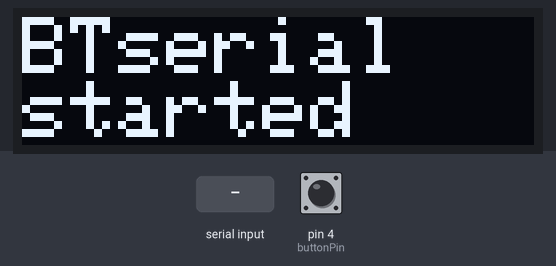
The sketch below on a simulated Arduino Uno, built with avr-gcc and run on an emulated ATmega328P. Shown: 128×32 one-colour display. The inputs (shaded band) are chosen by the test bench; at power-on: pin 4 (buttonPin) HIGH. What the sketch prints to the serial monitor is not drawn.

Above: at 0.1 s.
3.3 s: "1\n" received over Serial
At 5.0 s:
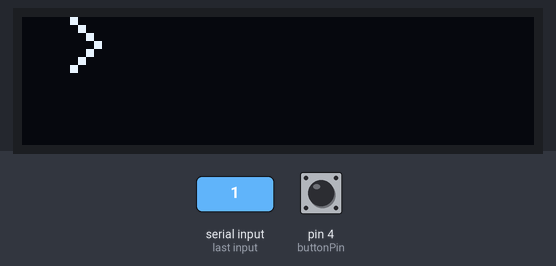
7.7 s: pin 4 (buttonPin) pulled LOW for 1 s
At 9.1 s:
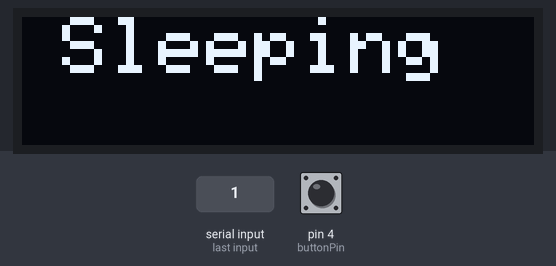
12.1 s: pin 4 (buttonPin) pulled LOW for 3.2 s
At 14.1 s:
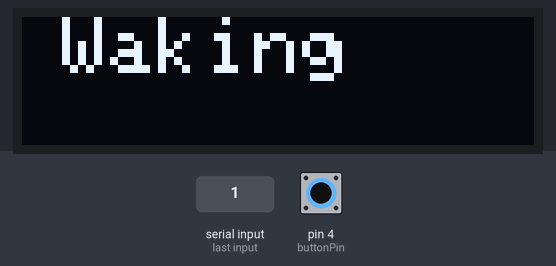
16.8 s: "0\n" received over the second serial link
At 18.6 s:
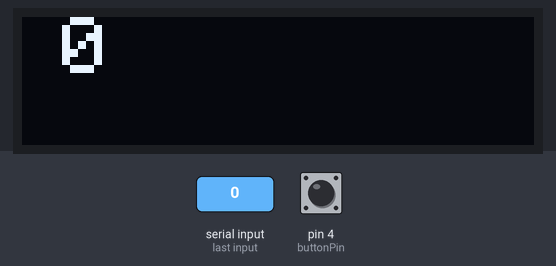
20.7 s: "2\n" received over Serial
At 24.9 s:
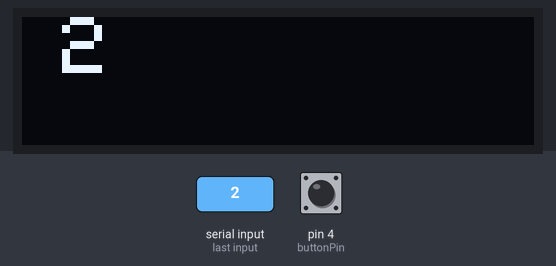
Timing chart, 0 to 26.4 s (numbered marks = the images above; inputs shaded):
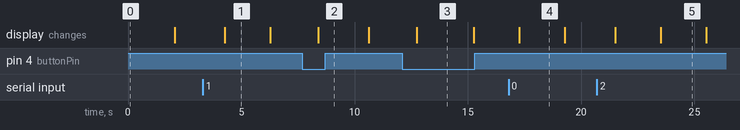

Measured:
- after the input at 3.3 s, the display: changes after 0.97 s (image 1)
- after the input at 7.7 s, the display: changes after 0.70 s (image 2)
- after the input at 12.1 s, the display: changes after 0.65 s (image 3)
- after the input at 16.8 s, the display: changes after 0.48 s (image 4)
- after the input at 20.7 s, the display: first changes after 0.81 s (image 5 shows a later state)
- what the display in image 1 shows lasts 2.0 s, from 4.3 s to 6.3 s
- what the display in image 3 shows lasts 2.6 s, from 12.7 s to 15.3 s

The sketch:

Obj4Periph.ino
```cpp
#include <AltSoftSerial.h>
#include <SPI.h>
#include <Wire.h>
#include <Adafruit_GFX.h>
#include <Adafruit_SSD1306.h>

#define SCREEN_WIDTH 128 // OLED display width, in pixels
#define SCREEN_HEIGHT 32 // OLED display height, in pixels

// Declaration for an SSD1306 display connected to I2C (SDA, SCL pins)
#define OLED_RESET     4 // Reset pin # (or -1 if sharing Arduino reset pin)
Adafruit_SSD1306 display(SCREEN_WIDTH, SCREEN_HEIGHT, &Wire, OLED_RESET);
AltSoftSerial BTserial;

char c=' ';
bool isOn=true;
int lastButtonState = LOW;
int buttonState = LOW;
bool NL = true;
long lastButtonPress = 0;
const int buttonPin = 4;
bool didDisplay=false;
String message="";

void setup() {
  Serial.begin(9600);
  BTserial.begin(9600);

  // SSD1306_SWITCHCAPVCC = generate display voltage from 3.3V internally
  if(!display.begin(SSD1306_SWITCHCAPVCC, 0x3C)) { // Address 0x3C for 128x32
    Serial.println(F("SSD1306 allocation failed"));
    for(;;); // Don't proceed, loop forever
  }

  display.clearDisplay();

  display.setTextSize(2);
  display.setTextColor(WHITE);
  Serial.write("TEST");
  display.println(F("BTserial\nstarted"));
  display.display();
  Serial.print("BTserial started\n");
  delay(2000);
}

void loop() {
  // Read from the Bluetooth module and send to the Arduino Serial Monitor
  if (BTserial.available())
  {
        c = BTserial.read();
        message+=c;
        Serial.write(c);

  }

  // Read from the Serial Monitor and send to the Bluetooth module
  else if (Serial.available())
  {
        c = Serial.read();
        message+=c;

        // do not send line end characters to the HM-10
        if (c!=10 & c!=13 )
        {
            BTserial.write(c);
        }


        // Copy the user input to the main window, as well as the Bluetooth module
        // If there is a new line print the ">" character.
        if (NL)
        {
            Serial.print("\r\n>");
            delay(200);
            display.clearDisplay();
            display.setCursor(10, 0);
            display.println((">"));
            display.display();
            delay(2000);
            NL = false;
        }
        Serial.write(c);
        if (c==10)
        {
            NL = true;
        }
  }else{
        display.clearDisplay();
        display.setCursor(10, 0);
        display.println((message));
        display.display();
        delay(2000);
        message="";
  }
  if(!digitalRead(buttonPin)){
    delay(100);
    isOn=isOn==0?1:0;
        if(isOn){
          Serial.println("Waking up!\n");
          display.clearDisplay();
          display.setCursor(10, 0);
          display.println(F("Waking"));
          display.display();
          delay(2000);
          BTserial.print("AT+hailramsinhailramsinhailramsinhailramsinhailramsinhailramsinhailramsinhailramsin");
          delay(350);
          BTserial.print("AT+ADTY0");
          delay(50);
          BTserial.print("AT+RESET");
        }else{
          Serial.print("Going to sleep\n");
          display.clearDisplay();
          display.setCursor(10, 0);
          display.println(F("Sleeping"));
          display.display();
          delay(2000);
          BTserial.print("AT");
          delay(150);
          BTserial.print("AT+ADTY3");
          delay(50);
          BTserial.print("AT+SLEEP");
        }
  }
}
```
